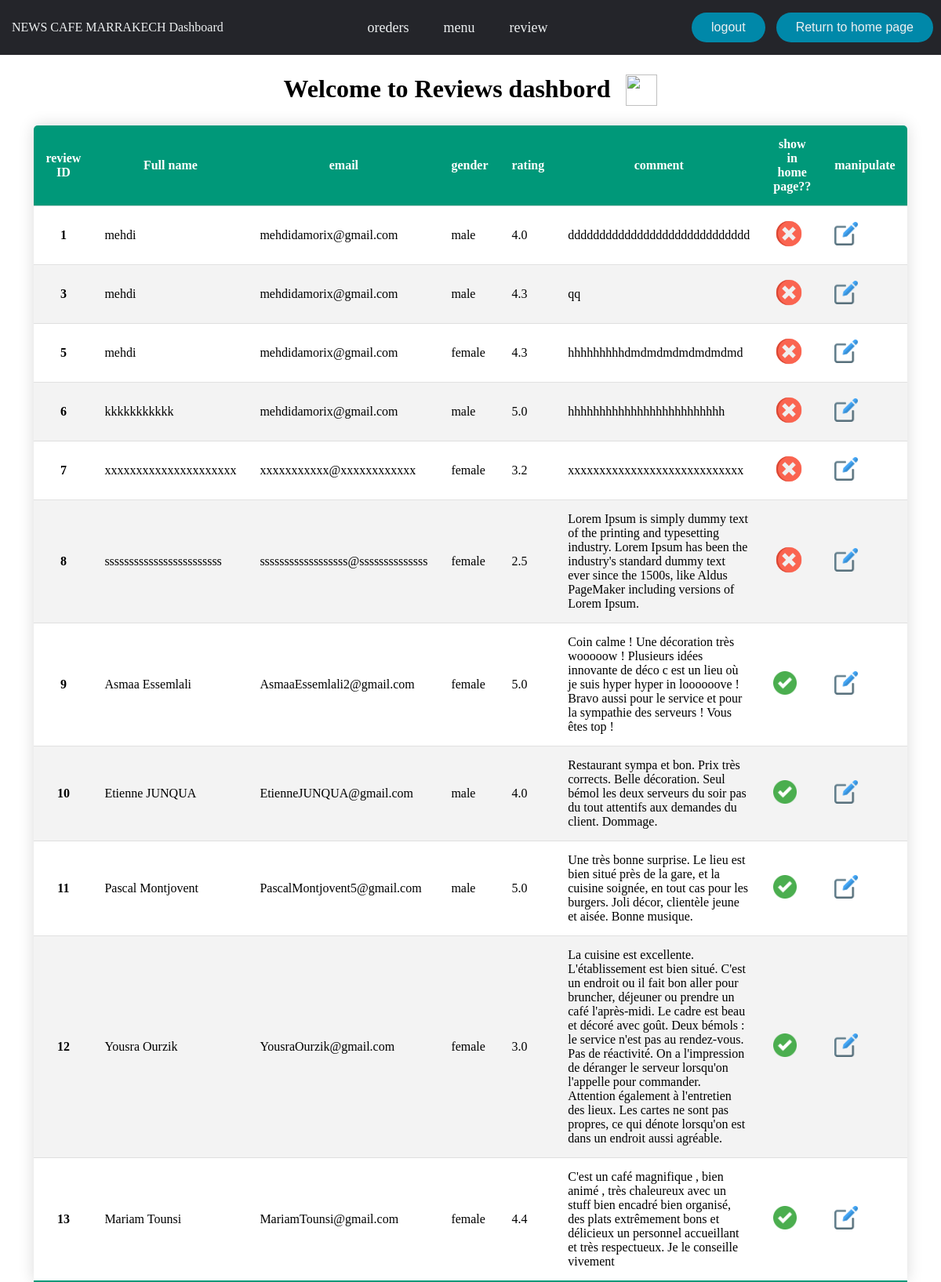
The app's page /members/review_dash/ with its own data.
### products/models.py (models this page shows, shortened)
class comment(models.Model):
    commented_on=models.DateTimeField(auto_now_add=True)
    fname=models.CharField(max_length=50,blank=TRUE)
    email=models.CharField(max_length=50,blank=True)
    rating = models.FloatField()
    gender=models.CharField(max_length=50,blank=True)
    comment=models.CharField(max_length=1000,blank=True)
    is_showen=models.BooleanField(default=False)

### resto/views.py (the view)
# urls.py: path('review_dash/',views.review_dash,name='review_dash'),
def review_dash(request):
    review=comment.objects.all()
    context={
        'review':review,
    }
    return render(request, 'resto/review_dash.html', context)

### templates/resto/review_dash.html
{% extends 'base.html' %} {% block content %} {% include 'resto/dash_nav.html' %}
<link rel="stylesheet" href="/static/css/review_dash.css">
<div class="container">
    <div class="start">
        <h1>Welcome to Reviews dashbord</h1>
        <img src="/static/imgs/review.png" alt="">
    </div>
    <div class="row_tab">
        <div class="col">
            <table class="table" width=500>
                <thead>
                    <tr>
                        <th scope="col">review ID</th>
                        <th scope="col">Full name</th>
                        <th scope="col">email</th>
                        <th scope="col">gender</th>
                        <th scope="col">rating</th>
                        <th scope="col">comment</th>
                        <th scope="col">show in home page??</th>
                        <th scope="col">manipulate</th>
                    </tr>
                </thead>
                <tbody>
                    {% for rev in review %}
                    <tr>
                        <th scope="row">{{ rev.pk }}</th>
                        <td>{{ rev.fname }}</td>
                        <td>{{ rev.email }}</td>
                        <td>{{ rev.gender }}</td>
                        <td>{{ rev.rating }}</td>
                        <td>{{ rev.comment }}</td>
                        <td>
                            {% if rev.is_showen %}
                            <img src="/static/imgs/accept.png" alt="" style="width: 30px; height: 30px;"> {% else %}
                            <img src="/static/imgs/close.png" alt="" style="width: 40px; height: 40px;"> {% endif %}
                        </td>
                        <td>
                            <a href="{% url 'review_manipulation' rev.pk %}"><img src="/static/imgs/edit.png" alt="" style="width: 30px; height: 30px;"> </a>
                        </td>
                    </tr>
                    {% endfor %}
                </tbody>
            </table>
        </div>
    </div>
</div>
{% endblock %}

### static/css/dash_nav.css (style rules this page uses)
* { margin: 0; padding: 0; box-sizing: border-box; }
li, a, p, button { font-weight: 500; font-size: 16px; color: #edf0f1; text-decoration: none; }

### static/css/review_dash.css (style rules this page uses)
* { margin: 0; padding: 0; }
.container { width: 100vw; display: flex; flex-direction: column; align-items: center; justify-content: center; }
.start { display: flex; padding: 25px; }
.start img { width: 40px; height: 40px; margin-left: 20px; }
.row_tab { display: flex; flex-direction: column; justify-content: center; }
.container .row_tab .col table { width: 90vw; }
table thead tr th { border-bottom: 1px solid #dddddddd; padding: 15px; }
table tbody tr td { margin: 10px; padding: 15px; }
.table { border-collapse: collapse; margin: 15 0; min-width: 90vw; border-radius: 5px 5px 0 0; overflow: hidden; box-shadow: 0 0 20px rgba(0, 0, 0, 0.15); }
.table thead tr { background-color: #009879; color: #ffffff; }
.table tbody tr { border-bottom: 1px solid #dddddddd; }
.table th, .table td { padding: 15px 15px; }
.table tbody tr:nth-of-type(even) { background-color: #f3f3f3; }
.table tbody tr:last-of-type { border-bottom: #009879 2px solid; }

### records on screen
comment: pk "1", fname "mehdi", email "mehdidamorix@gmail.com", gender "male", rating "4.0", comment "ddddddddddddddddddddddddddddd", is_showen False (drawn)
comment: pk "3", fname "mehdi", email "mehdidamorix@gmail.com", gender "male", rating "4.3", comment "qq", is_showen False (drawn)
comment: pk "5", fname "mehdi", email "mehdidamorix@gmail.com", gender "female", rating "4.3", comment "hhhhhhhhhdmdmdmdmdmdmdmd", is_showen False (drawn)
comment: pk "6", fname "kkkkkkkkkkk", email "mehdidamorix@gmail.com", gender "male", rating "5.0", comment "hhhhhhhhhhhhhhhhhhhhhhhhh", is_showen False (drawn)
comment: pk "7", fname "xxxxxxxxxxxxxxxxxxxxx", email "xxxxxxxxxxx@xxxxxxxxxxxx", gender "female", rating "3.2", comment "xxxxxxxxxxxxxxxxxxxxxxxxxxxx", is_showen False (drawn)
comment: pk "8", fname "ssssssssssssssssssssssss", email "ssssssssssssssssss@ssssssssssssss", gender "female", rating "2.5", comment "Lorem Ipsum is simply dummy text of the printing and typesetting industry. Lorem Ipsum has been the industry's standard dummy text ever since the 1500s, like Aldus PageMaker including versions of Lorem Ipsum.", is_showen False (drawn)
comment: pk "9", fname "Asmaa Essemlali", email "AsmaaEssemlali2@gmail.com", gender "female", rating "5.0", comment "Coin calme ! Une décoration très wooooow ! Plusieurs idées innovante de déco c est un lieu où je suis hyper hyper in loooooove ! Bravo aussi pour le service et pour la sympathie des serveurs ! Vous êtes top !", is_showen True (drawn)
comment: pk "10", fname "Etienne JUNQUA", email "EtienneJUNQUA@gmail.com", gender "male", rating "4.0", comment "Restaurant sympa et bon. Prix très corrects. Belle décoration. Seul bémol les deux serveurs du soir pas du tout attentifs aux demandes du client. Dommage.", is_showen True (drawn)
comment: pk "11", fname "Pascal Montjovent", email "PascalMontjovent5@gmail.com", gender "male", rating "5.0", comment "Une très bonne surprise. Le lieu est bien situé près de la gare, et la cuisine soignée, en tout cas pour les burgers. Joli décor, clientèle jeune et aisée. Bonne musique.", is_showen True (drawn)
comment: pk "12", fname "Yousra Ourzik", email "YousraOurzik@gmail.com", gender "female", rating "3.0", comment "La cuisine est excellente. L'établissement est bien situé. C'est un endroit ou il fait bon aller pour bruncher, déjeuner ou prendre un café l'après-midi. Le cadre est beau et décoré avec goût. Deux bémols : le service n'est pas au rendez-vous. Pas de réactivité. On a l'impression de déranger le serveur lorsqu'on l'appelle pour commander. Attention également à l'entretien des lieux. Les cartes ne sont pas propres, ce qui dénote lorsqu'on est dans un endroit aussi agréable.", is_showen True (drawn)
comment: pk "13", fname "Mariam Tounsi", email "MariamTounsi@gmail.com", gender "female", rating "4.4", comment "C'est un café magnifique , bien animé , très chaleureux avec un stuff bien encadré bien organisé, des plats extrêmement bons et délicieux un personnel accueillant et très respectueux. Je le conseille vivement", is_showen True (drawn)
